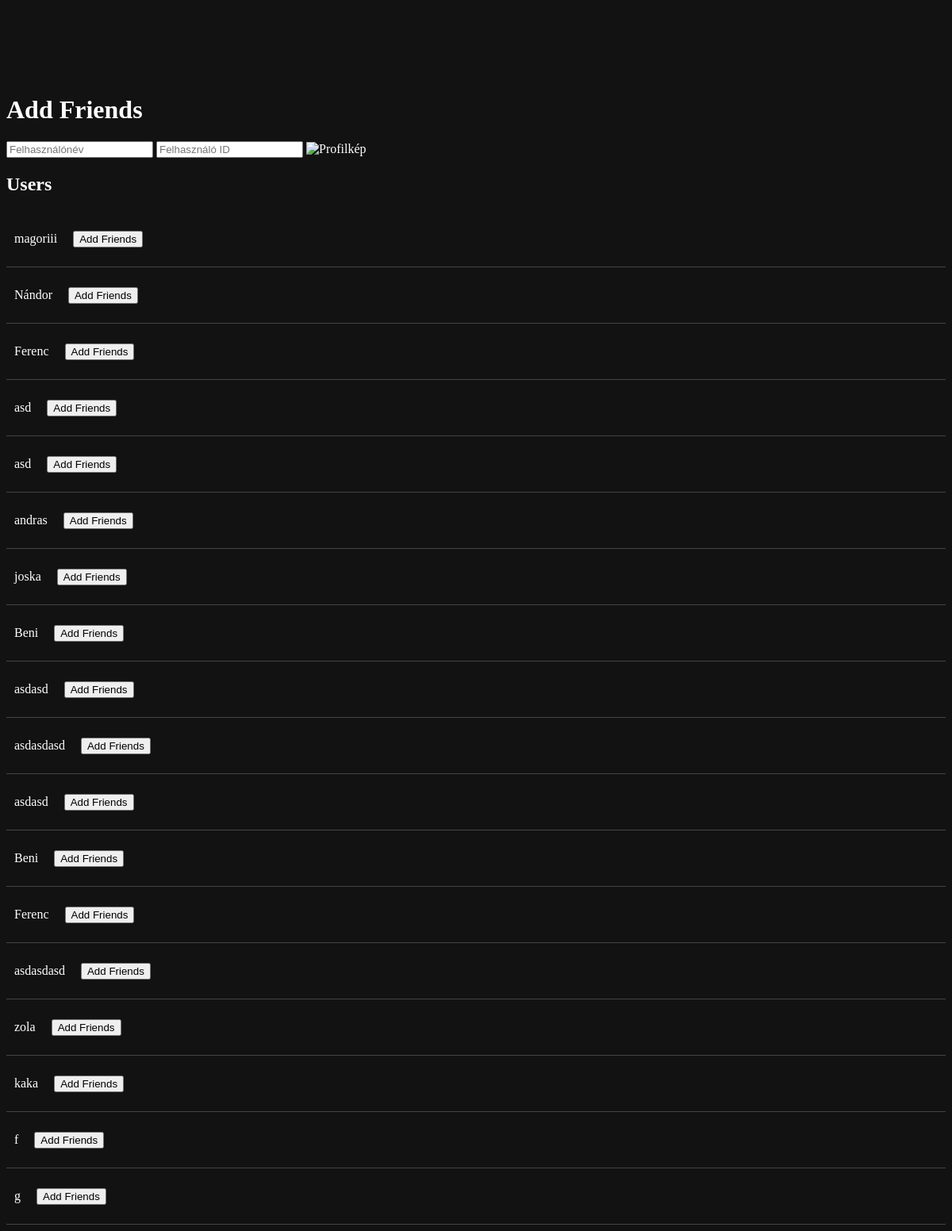
Page /baratok.php on the committed database.
### tables this page shows
CREATE TABLE `user` (
  `uid` int(250) NOT NULL,
  `uname` varchar(250) NOT NULL,
  `uemail` varchar(250) NOT NULL,
  `upass` varchar(250) NOT NULL,
  `utime` datetime NOT NULL,
  `uproffkepnev` varchar(50) NOT NULL,
  `uproffkeredetikepnev` varchar(255) NOT NULL,
  `uip` varchar(250) NOT NULL,
  `usession` varchar(8) NOT NULL,
  `ustat` varchar(250) NOT NULL,
  `ucomm` text NOT NULL,
  `ubirtd` date NOT NULL
);

### baratok.php (the view, shortened to what this page needs)
<?php
require ('kapcsolat.php');
?>
<!DOCTYPE html>
<html lang="hu">
<head>
</head>
<body>
    <h1>Add Friends</h1>
    <section>
        <div>
            <input type="text" id="search-name" placeholder="Felhasználónév" onkeyup="filterUsers()">
            <input type="text" id="search-id" placeholder="Felhasználó ID" onkeyup="filterUsers()">
            <img src="./profilkepek/<?php echo htmlspecialchars($_SESSION['profilkep']); ?>" alt="Profilkép">
        </div>
    </section>
    <h2>Users</h2>
    <div id="user-list">
        <?php
        $osszes = mysqli_query($adb, "SELECT uid, uname, ustat FROM user WHERE uid != '$_SESSION[uid]'");
        while ($sor = mysqli_fetch_assoc($osszes)) {
            echo "<div class='user' data-username='{$sor['uname']}' data-userid='{$sor['uid']}'>";
            echo "<p>{$sor['uname']}</p>";
            echo "<button onclick='addFriend({$sor['uid']})'>Add Friends</button>";
            echo "</div>";
        }
        ?>
    </div>
</body>
</html>

### baratok.php (style rules this page uses)
body { color: white; margin-top: 10%; background-color: #121212; }
.user { display: flex; align-items: center; gap: 10px; padding: 10px; border-bottom: 1px solid #444; }

### rows in the picture
user: uname "magoriii"
user: uname "Nándor"
user: uname "Ferenc"
user: uname "asd"
user: uname "asd"
user: uname "andras"
user: uname "joska"
user: uname "Beni"
user: uname "asdasd"
user: uname "asdasdasd"
user: uname "asdasd"
user: uname "Beni"
user: uname "Ferenc"
user: uname "asdasdasd"
user: uname "zola"
user: uname "kaka"
user: uname "f"
user: uname "g"
